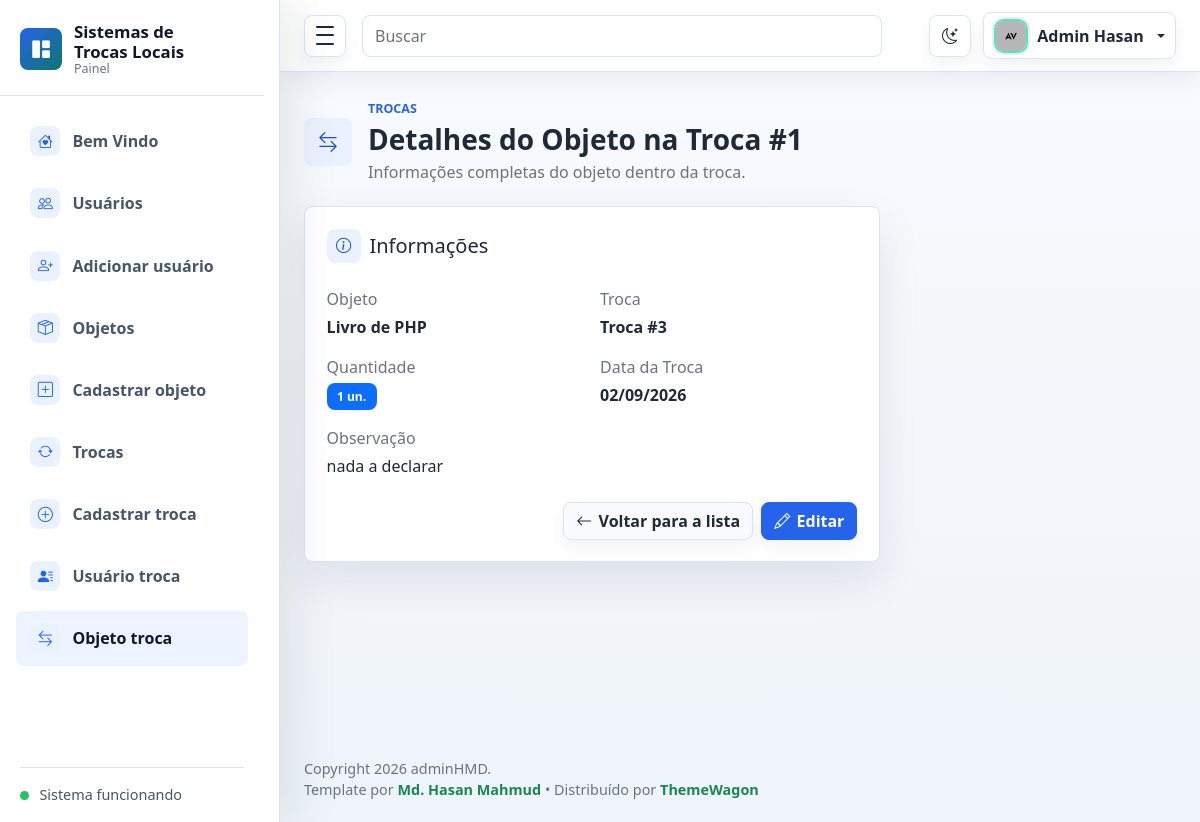
The app's page /objeto-troca/detalhar/1/ (signed in), older data.
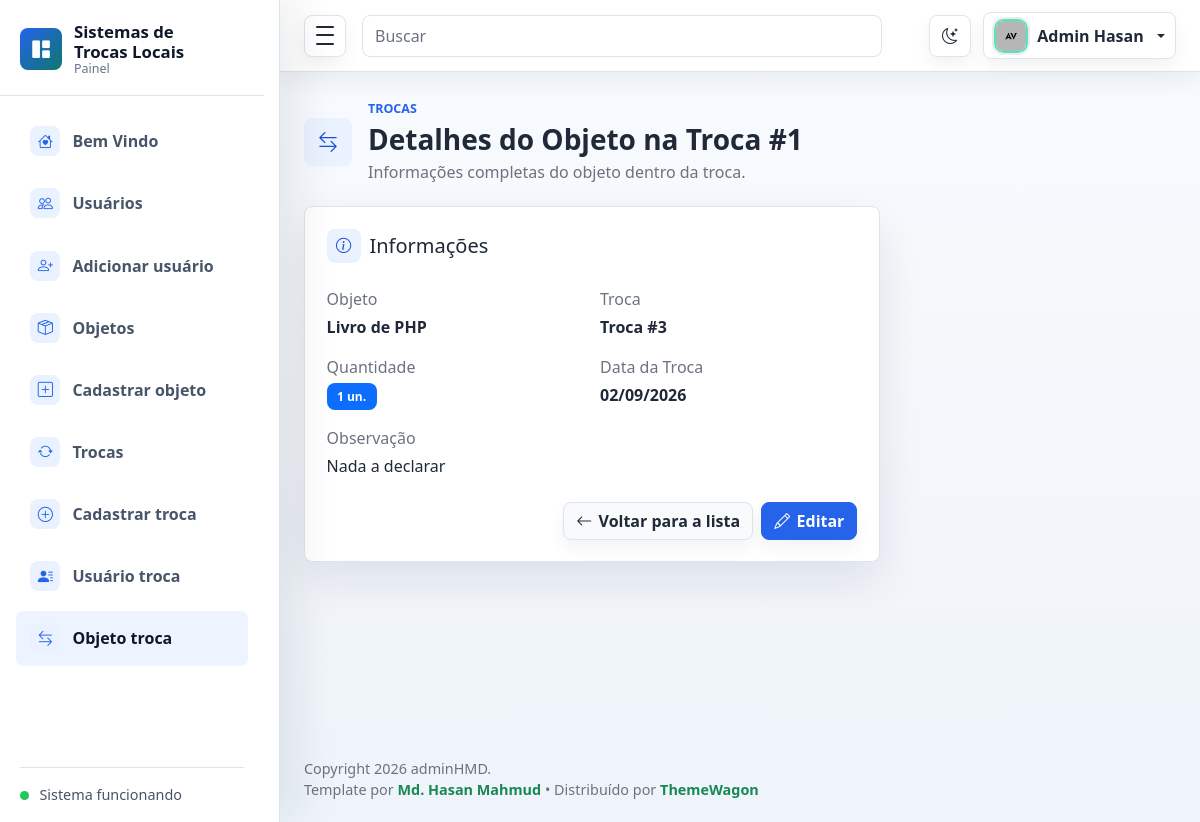
The same page, newer data.
### ObjetoTroca/models.py (models this page shows, shortened)
class ObjetoTroca(models.Model):
    objeto = models.ForeignKey('objetos.Objeto', on_delete=models.CASCADE)
    troca = models.ForeignKey('trocas.Troca', on_delete=models.CASCADE)
    quant = models.IntegerField()
    data_troca = models.CharField(max_length=20)
    obsevação = models.TextField(null=True, blank=True)
    class Meta:
        verbose_name = "Objeto da Troca"
        verbose_name_plural = "Objetos das Trocas"

### objetos/models.py (models this page shows, shortened)
class Objeto(models.Model):
    usuario = models.ForeignKey(
        'usuario.Usuario',
        on_delete=models.CASCADE,
        related_name='objetos'
    )
    nome = models.CharField(max_length=100)
    descricao = models.TextField()
    valor_avaliacao = models.IntegerField()
    status = models.CharField(max_length=20)
    imagem = models.ImageField(
        upload_to='objetos/',
        blank=True,
        null=True
    )

### trocas/models.py (models this page shows, shortened)
class Troca(models.Model):
    status = models.CharField(max_length=20)
    ofertantes = models.CharField(max_length=100)
    data_inicial = models.DateField()
    data_resposta = models.DateField(null=True, blank=True)
    interessado = models.CharField(max_length=100)
    usuarios = models.ManyToManyField(
        'usuario.Usuario',
        through='UsuarioTroca.UsuarioTroca',
        related_name='trocas'
    )
    objetos = models.ManyToManyField(
        'objetos.Objeto',
        through='ObjetoTroca.ObjetoTroca',
        related_name='trocas'
    )

### ObjetoTroca/views.py (the view)
# urls.py: path('detalhar/<int:pk>/', views.detalhar_objeto_troca, name='detalhar'),
@login_required
@permission_required(f'{APP}.view_objetotroca', raise_exception=True)
def detalhar_objeto_troca(request, pk):
    item = get_object_or_404(ObjetoTroca, pk=pk)
    pode_editar = (
        request.user.has_perm(f'{APP}.change_objetotroca')
        and usuario_pode_alterar(request, item)
    )
    pode_deletar = (
        request.user.has_perm(f'{APP}.delete_objetotroca')
        and usuario_pode_alterar(request, item)
    )
    return render(
        request,
        'ObjetoTroca/detalhar.html',
        {
            'item': item,
            'pode_editar': pode_editar,
            'pode_deletar': pode_deletar
        }
    )

### ObjetoTroca/views.py (called while the page is built)
def usuario_pode_alterar(request, item):
    return (
        request.user.is_superuser
        or item.objeto.usuario_id == request.user.pk
        or UsuarioTroca.objects.filter(
            usuario_id=request.user.pk,
            troca_id=item.troca_id
        ).exists()
    )

### ObjetoTroca/templates/ObjetoTroca/detalhar.html (shortened to what this page needs)
{% extends 'base.html' %}
{% block nav_objeto_troca %}active{% endblock %}
{% block page_heading %}
<div class="page-heading">
  <div class="page-heading-copy">
    <span class="page-icon"><i class="bi bi-arrow-left-right" aria-hidden="true"></i></span>
    <div>
      <p class="eyebrow mb-1">Trocas</p>
      <h1 class="h3 mb-1">Detalhes do Objeto na Troca #{{ item.id }}</h1>
      <p class="text-muted mb-0">Informações completas do objeto dentro da troca.</p>
    </div>
  </div>
</div>
{% endblock %}
{% block content %}
<section class="row g-3">
  <div class="col-12 col-xl-8">
    <div class="panel">
      <div class="panel-header">
        <div>
          <h2 class="h5 mb-1 section-title">
            <i class="bi bi-info-circle" aria-hidden="true"></i>
            <span>Informações</span>
          </h2>
        </div>
      </div>
      <div class="row g-3">
        <div class="col-md-6">
          <p class="text-muted mb-1">Objeto</p>
          <p class="fw-semibold mb-0">{{ item.objeto.nome }}</p>
        </div>
        <div class="col-md-6">
          <p class="text-muted mb-1">Troca</p>
          <p class="fw-semibold mb-0">Troca #{{ item.troca.pk }}</p>
        </div>
        <div class="col-md-6">
          <p class="text-muted mb-1">Quantidade</p>
          <p class="mb-0">
            <span class="badge text-bg-primary">{{ item.quant }} un.</span>
          </p>
        </div>
        <div class="col-md-6">
          <p class="text-muted mb-1">Data da Troca</p>
          <p class="fw-semibold mb-0">{{ item.data_troca }}</p>
        </div>
        <div class="col-12">
          <p class="text-muted mb-1">Observação</p>
          <p class="mb-0">{{ item.obsevação|default:"-" }}</p>
        </div>
      </div>
      <div class="d-flex justify-content-end gap-2 mt-4">
        <a href="{% url 'objetotroca:listar' %}" class="btn btn-light">
          <i class="bi bi-arrow-left" aria-hidden="true"></i>
          Voltar para a lista
        </a>
        {% if pode_editar %}
        <a href="{% url 'objetotroca:editar' item.id %}" class="btn btn-primary">
          <i class="bi bi-pencil" aria-hidden="true"></i>
          Editar
        </a>
        {% endif %}
      </div>
    </div>
  </div>
</section>
{% endblock %}

Row changes from the older to the newer data that the page shows:
changed ObjetoTroca "Livro de PHP": obsevação "nada a declarar" → "Nada a declarar"
